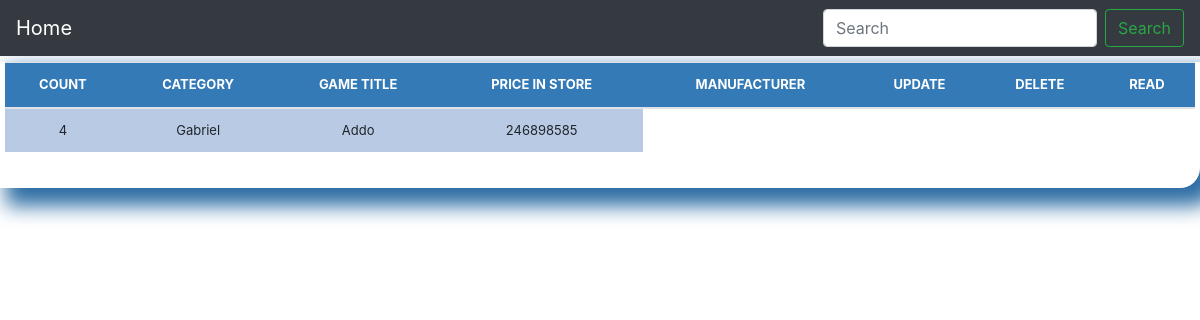
Page /customer_detail/4/ on the committed database.
### dbgames/models.py (models this page shows, shortened)
class Customer(models.Model):
    first_name = models.CharField(max_length=50, blank=True, null=True)
    last_name =  models.CharField(max_length=50, blank=True, null=True)
    customer_address = models.CharField(max_length=50, blank=True, null=True)
    telephone_number = models.CharField(max_length=10, default=0, blank=True, null=True)

### dbgames/views.py (the view)
# urls.py: path('customer_detail/<str:pk>/', views.customer_detail, name="customer_detail"),
def customer_detail(request, pk):
    queryset = Customer.objects.get(id=pk)
    context = {
        "title" : queryset.first_name,
        "queryset": queryset
    }
    return render(request, "customer_detail.html", context)

### dbgames/templates/customer_detail.html (shortened to what this page needs)
{% load static %}
<!DOCTYPE html>
<html>
<head>
    <link href="{% static 'css/stylesheet.css' %}" rel="stylesheet">
    <link href="{% static 'css/bootstrap.min.css' %}" rel="stylesheet">
</head>
{% include 'navbar.html' %}
<body>
    <a href='#issue'><div class='btn btn-danger'>ISSUE THIS ITEM</div></a>
    <a href='#receive'><div class='btn btn-primary'>RECEIVE THIS ITEM</div></a>
            <br><br>
            <div class="display_table">
                <table class='table'>
                    <thead>
                      <tr>
                        <th>COUNT</th>
                        <th>CATEGORY</th>
                        <th>GAME TITLE</th>
                        <th>PRICE IN STORE</th>
                        <th>MANUFACTURER</th>
                        <th> UPDATE</th>
                        <th>DELETE </th>
                        <th> READ</th>
                      </tr>
                    </thead>
                      <tr>
                        <td>{{queryset.id}}</td>
                        <td>{{queryset.first_name}}</td>
                        <td>{{queryset.last_name}}</td>
                        <td>{{queryset.telephone_number}}</td>
                      </tr>
                </table>
            </div>
</body>
</html>

### dbgames/static/css/stylesheet.css (style rules this page uses)
.table { font-size: 13px; text-align: center; width: 95%; margin: auto; text-align: center; }
.table tr:nth-child(odd) { background: #B8CAE4 }
th { background-color: #337ab7; color: white; }
.display_table { border-bottom-right-radius: 20px; padding-left: 5px; padding-right: 5px; padding-bottom: 20px; box-shadow: 12px 12px 20px 6px #2e6da4; }

### rows in the picture
Customer: id "4", first_name "Gabriel", last_name "Addo", telephone_number "246898585"
